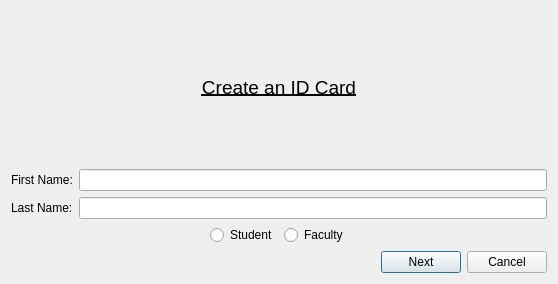
<?xml version="1.0" encoding="UTF-8"?>
<ui version="4.0">
 <class>createIdForm</class>
 <widget class="QDialog" name="createIdForm">
  <property name="geometry">
   <rect>
    <x>0</x>
    <y>0</y>
    <width>558</width>
    <height>284</height>
   </rect>
  </property>
  <property name="windowTitle">
   <string>Dialog</string>
  </property>
  <layout class="QVBoxLayout" name="verticalLayout_2">
   <item>
    <widget class="QLabel" name="label_create">
     <property name="font">
      <font>
       <pointsize>14</pointsize>
       <bold>false</bold>
       <underline>true</underline>
      </font>
     </property>
     <property name="text">
      <string>Create an ID Card</string>
     </property>
     <property name="alignment">
      <set>Qt::AlignmentFlag::AlignCenter</set>
     </property>
    </widget>
   </item>
   <item>
    <layout class="QVBoxLayout" name="verticalLayout">
     <item>
      <layout class="QHBoxLayout" name="horizontalLayout">
       <item>
        <widget class="QLabel" name="label_firstName">
         <property name="text">
          <string>First Name:</string>
         </property>
         <property name="buddy">
          <cstring>lineEdit_firstName</cstring>
         </property>
        </widget>
       </item>
       <item>
        <widget class="QLineEdit" name="lineEdit_firstName"/>
       </item>
      </layout>
     </item>
     <item>
      <layout class="QHBoxLayout" name="horizontalLayout_2">
       <item>
        <widget class="QLabel" name="label_lastName">
         <property name="text">
          <string>Last Name:</string>
         </property>
         <property name="buddy">
          <cstring>lineEdit_lastName</cstring>
         </property>
        </widget>
       </item>
       <item>
        <widget class="QLineEdit" name="lineEdit_lastName"/>
       </item>
      </layout>
     </item>
    </layout>
   </item>
   <item>
    <layout class="QHBoxLayout" name="horizontalLayout_4">
     <item>
      <spacer name="horizontalSpacer_4">
       <property name="orientation">
        <enum>Qt::Orientation::Horizontal</enum>
       </property>
       <property name="sizeHint" stdset="0">
        <size>
         <width>40</width>
         <height>20</height>
        </size>
       </property>
      </spacer>
     </item>
     <item>
      <widget class="QRadioButton" name="radioButton_student">
       <property name="text">
        <string>Student</string>
       </property>
      </widget>
     </item>
     <item>
      <widget class="QRadioButton" name="radioButton_faculty">
       <property name="text">
        <string>Faculty</string>
       </property>
      </widget>
     </item>
     <item>
      <spacer name="horizontalSpacer_5">
       <property name="orientation">
        <enum>Qt::Orientation::Horizontal</enum>
       </property>
       <property name="sizeHint" stdset="0">
        <size>
         <width>40</width>
         <height>20</height>
        </size>
       </property>
      </spacer>
     </item>
    </layout>
   </item>
   <item>
    <layout class="QHBoxLayout" name="horizontalLayout_3">
     <item>
      <spacer name="horizontalSpacer">
       <property name="orientation">
        <enum>Qt::Orientation::Horizontal</enum>
       </property>
       <property name="sizeHint" stdset="0">
        <size>
         <width>40</width>
         <height>20</height>
        </size>
       </property>
      </spacer>
     </item>
     <item>
      <widget class="QPushButton" name="pushButton_next">
       <property name="text">
        <string>Next</string>
       </property>
      </widget>
     </item>
     <item>
      <widget class="QPushButton" name="pushButton_cancel">
       <property name="text">
        <string>Cancel</string>
       </property>
      </widget>
     </item>
    </layout>
   </item>
  </layout>
 </widget>
 <resources/>
 <connections/>
</ui>
